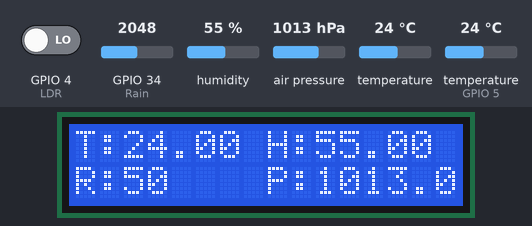
A sketch run on a simulated ESP32. Parts: 16×2 character LCD. The test bench sets the inputs (shaded band); at power-on: GPIO 34 (Rain) = 2048, humidity 55 %, air pressure 1013 hPa, temperature (sensor on GPIO 5) 24 °C, GPIO 4 (LDR) LOW, temperature 24 °C (analog values on the 0–4095 scale). WiFi joins after 1.5 s; servers stay silent unless stated; what the sketch prints to the serial monitor is not drawn.

Above: at 7.0 s.
7.1 s: GPIO 34 (Rain) set to 2866
At 8.3 s:
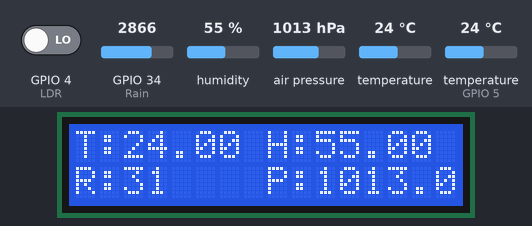
8.6 s: humidity set to 22 %
At 11.2 s:
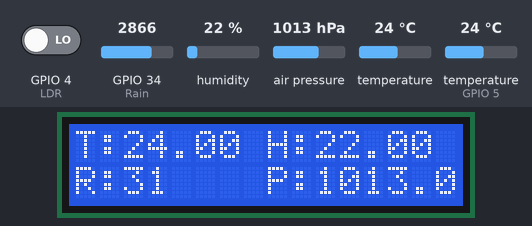
11.5 s: air pressure set to 952 hPa
At 12.7 s:
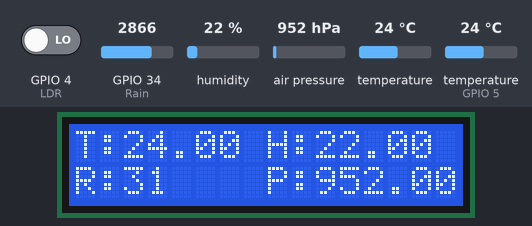
13.0 s: temperature (sensor on GPIO 5) set to 12 °C
At 14.4 s:
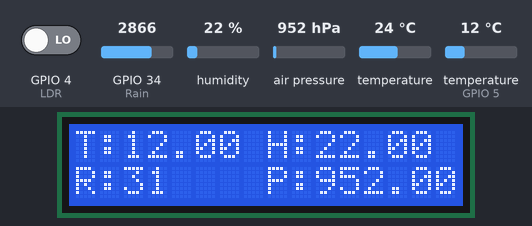
15.6 s: GPIO 34 (Rain) set to 3972
At 16.2 s:
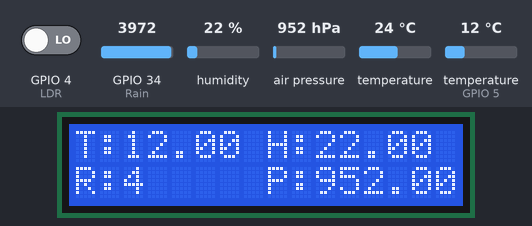
17.1 s: air pressure set to 975 hPa
At 18.4 s:
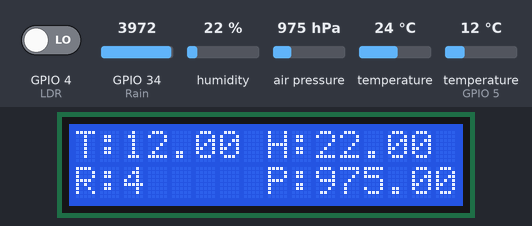
Timing chart, 0 to 19.6 s (numbered marks = the images above; inputs shaded):
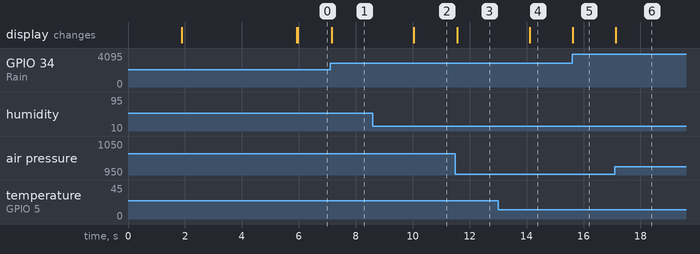

The sketch:

weather_monitoring_system.ino
```cpp
#define BLYNK_PRINT Serial
#define BLYNK_TEMPLATE_ID "add yours"
#define BLYNK_TEMPLATE_NAME "climate condition"
#define BLYNK_AUTH_TOKEN "add yours"
#include <Wire.h>
#include <WiFiClient.h>
#include <BlynkSimpleEsp32.h>
#include <DHT.h>
#include <SFE_BMP180.h>
#include <LiquidCrystal_I2C.h> // Include the LiquidCrystal_I2C library

#define LDR 4
#define TH 5
#define Rain 34

double T, P;
char status;
LiquidCrystal_I2C lcd(0x27, 16, 2); // Initialize the LCD object

DHT dht(TH, DHT11);
BlynkTimer timer;
SFE_BMP180 bmp; // Declare BMP180 sensor object

char auth[] = "add yours";
char ssid[] = "add yours";
char pass[] = "add yours";

void setup() {
  Serial.begin(115200);
  Blynk.begin(auth, ssid, pass);

  if (!bmp.begin()) {
    Serial.println("BMP180 initialization failed!");
    while (1); // Stop program if BMP180 initialization fails
  }

  dht.begin();
  lcd.begin(16, 2); // Initialize the LCD display with 16 columns and 2 rows
  lcd.backlight();

  pinMode(LDR, INPUT);
  pinMode(Rain, INPUT);
  analogReadResolution(12);

  lcd.setCursor(0, 0);
  lcd.print("System");
  lcd.setCursor(4, 1);
  lcd.print("Loading..");
  delay(4000);
  lcd.clear();
}

void DHT11sensor() {
  float h = dht.readHumidity();
  float t = dht.readTemperature();

  if (isnan(h) || isnan(t)) {
    Serial.println("Failed to read from DHT sensor!");
    return;
  }
  Blynk.virtualWrite(V0, t);
  Blynk.virtualWrite(V1, h);

  lcd.setCursor(0, 0);
  lcd.print("T:");
  lcd.print(t);

  lcd.setCursor(8, 0);
  lcd.print("H:");
  lcd.print(h);
}

void rainSensor() {
  int Rvalue = analogRead(Rain);
  Rvalue = map(Rvalue, 0, 4095, 0, 100);
  Rvalue = (Rvalue - 100) * -1;
  Blynk.virtualWrite(V2, Rvalue);

  lcd.setCursor(0, 1);
  lcd.print("R:");
  lcd.print(Rvalue);
  lcd.print(" ");
  Serial.println(Rvalue);
  if (Rvalue>=50)
  {
    Blynk.logEvent("it_is_raining");
  }
}

void pressure() {
  status = bmp.startTemperature();
  if (status != 0) {
    delay(status);
    status = bmp.getTemperature(T);

    status = bmp.startPressure(3);
    if (status != 0) {
      delay(status);
      status = bmp.getPressure(P, T);
    }
  }

  Blynk.virtualWrite(V3, P);
  lcd.setCursor(8, 1);
  lcd.print("P:");
  lcd.print(P);
}

void LDRsensor() {
  bool value = digitalRead(LDR);
  if (value == 1) {
    WidgetLED LED(V4);
    LED.on();
  } else {
    WidgetLED LED(V4);
    LED.off();
  }
}

void loop() {
  DHT11sensor();
  rainSensor();
  pressure();
  LDRsensor();
  Blynk.run();
}
```

Measured:
- after the input at 7.1 s, the display: changes after 0.06 s (image 1)
- after the input at 8.6 s, the display: changes after 1.4 s (image 2)
- after the input at 11.5 s, the display: changes after 0.06 s (image 3)
- after the input at 13.0 s, the display: changes after 1.1 s (image 4)
- after the input at 15.6 s, the display: changes at once (image 5)
- after the input at 17.1 s, the display: changes at once (image 6)
